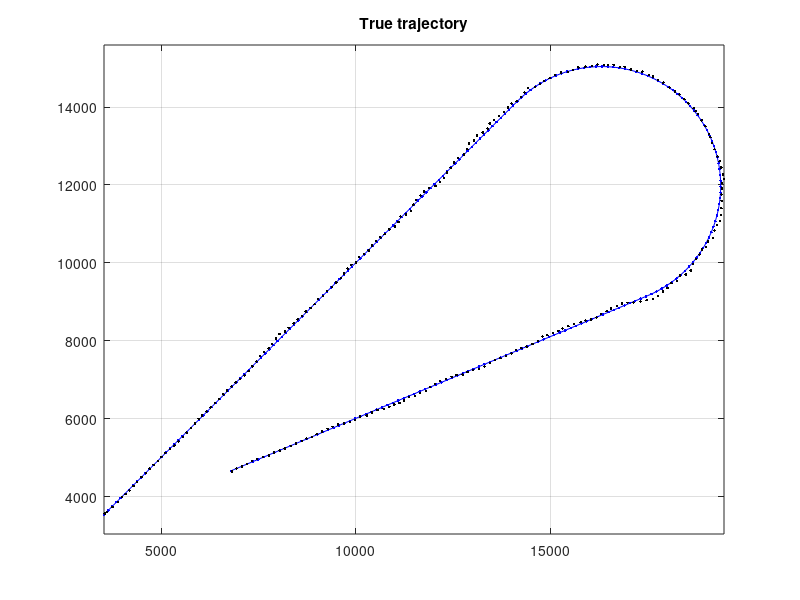
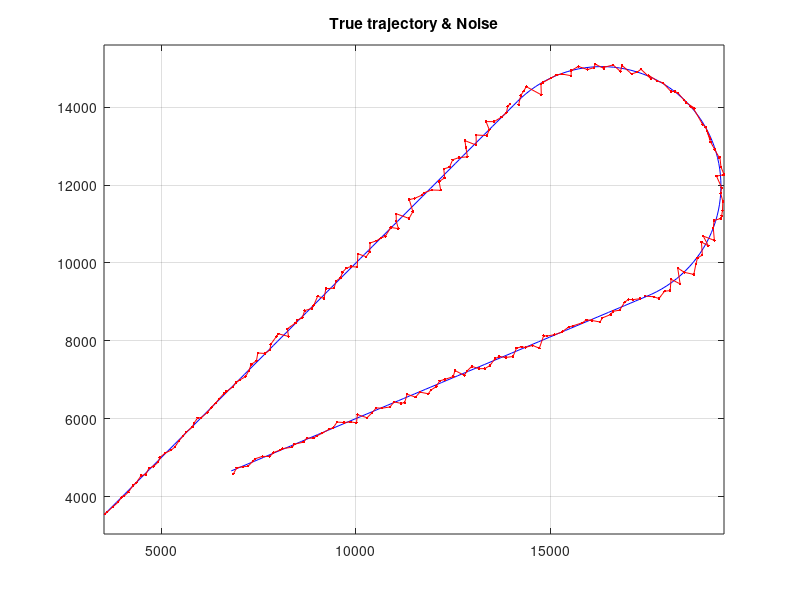
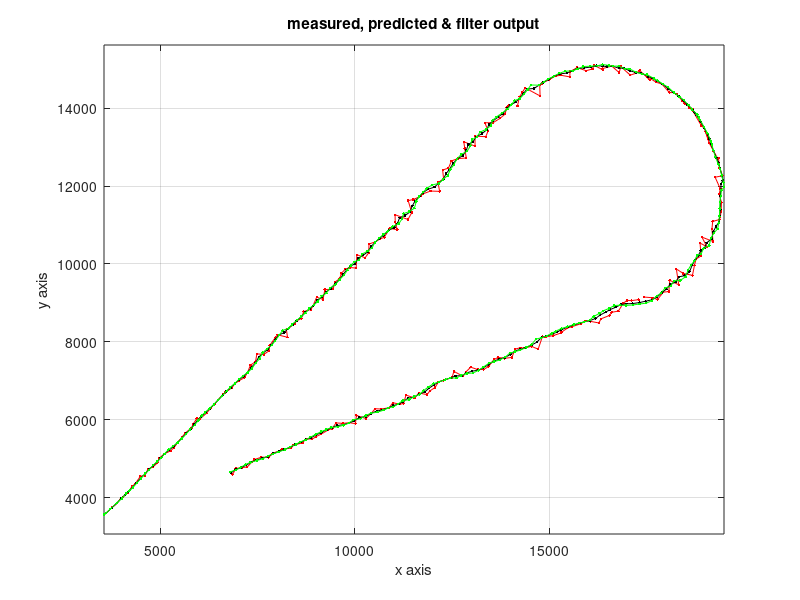
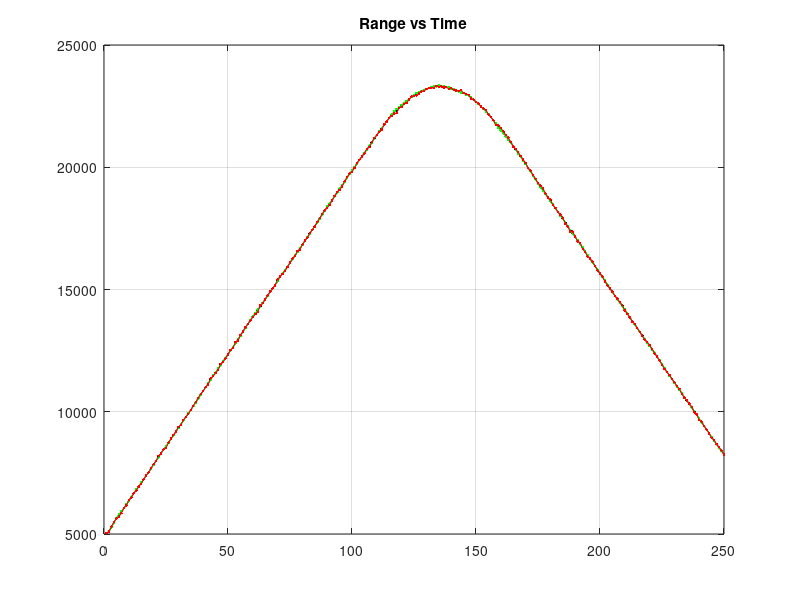

Write the MATLAB code that produced these figures, in order.
% Program with state vector containing acceleration term			
clc;
clear all;
close all;
int_dis=5000;
v=300;
theta1= pi/4;
g=9.8;
f=3;      % acceleration factor
ann=0.005; % noise angle normalization 
rnn=30;   % noise range normalization
 
% 1st trajectory
t= [0:0.5:50];
r1= (int_dis +v*t);
x1= r1.* cos(theta1);
y1= r1.* sin(theta1);
figure(1);
plot(x1,y1, '.-b');
hold on;
figure(2);
plot(x1,y1, 'b');
rmax=(int_dis+v*50);
xmax=rmax*cos(theta1);
ymax=rmax*sin(theta1);
hold on;
grid on;
 
% Adding noise to first trajectory
t= [0:0.5:49.5];
r1= (int_dis+v.*t);
nr1=rnn*randn(size(t));
rn1=r1+nr1;
nt1=ann*randn(size(t));
thetan1=theta1+nt1;
xn1= rn1.* cos(thetan1);
yn1= rn1.* sin(thetan1);
figure(2);
plot(xn1,yn1, '.-r');
figure(3);
plot(xn1,yn1, '.-r');
hold on;
 
 %2nd trajectory
rr2=(v^2/(f*g));
phi1= atan(rr2/(rmax-int_dis));
phi2=atan(rr2/(rmax-int_dis));
phi=(phi1+phi2);
t2= (pi+phi)*rr2./(300);
t=[50:0.5:50+t2];
thetar2= linspace(3*pi/4,-theta1-phi,2*t2+1);
xc= xmax+rr2*cos(theta1);
yc= ymax-rr2*sin(theta1);
x2=rr2.*cos(thetar2)+xc;
y2=rr2.*sin(thetar2)+yc;
figure(1);
plot(x2,y2,'.-b');
grid on;
title('True trajectory');
figure(2);
plot(x2,y2,'b');
title('True trajectory & Noise');
axis equal;
r2=sqrt(x2.^2+y2.^2);
theta2= atan(y2./x2);
 
% Adding noise to second trajectory
nr2=rnn*randn(size(t));
rn2= r2+nr2;
nt2=ann*randn(size(t));
thetan2=theta2+nt2;
xn2= rn2.* cos(thetan2);
yn2= rn2.* sin(thetan2);
figure(2);
plot(xn2,yn2, '.-r');
figure(3);
plot(xn2,yn2, '.-r');
hold on;
 
%3rd trajectory
t= [50+t2:0.5:125];
a=(rmax-int_dis)*cos(pi/4-phi)+int_dis/sqrt(2);
b=(rmax-int_dis)*sin(pi/4-phi)+int_dis/sqrt(2);
thetar3= pi+pi/4-atan(2*rr2/(rmax-int_dis));
rr3= (v.*(t-(50+t2)));
x3=rr3.*cos(thetar3)+a;
y3=rr3.*sin(thetar3)+b;
figure(1);
plot(x3,y3, '.-b');
figure(2);
plot(x3,y3, 'b');
axis equal;
hold on;
r3= sqrt(x3.^2+y3.^2);
theta3= atan(y3./x3);
 
% Adding noise to third trajectory
t=[50+t2+0.5:0.5:125];
rr3= (v.*(t-(50+t2)));
x3=rr3.*cos(thetar3)+a;
y3=rr3.*sin(thetar3)+b;
nr3=rnn*randn(size(t));
r3= sqrt(x3.^2+y3.^2);
theta3= atan(y3./x3);
rn3=r3+nr3;
nt3=ann*randn(size(t));
thetan3=theta3+nt3;
xn3= rn3.* cos(thetan3);
yn3= rn3.* sin(thetan3);
figure(2);
plot(xn3,yn3, '.-r');
figure(3);
plot(xn3,yn3, '.-r');
xlabel('x axis');
ylabel('y axis');
hold on;
 
% Initialization of matrices
T=0.5;
xn= [xn1,xn2,xn3];
yn= [yn1,yn2,yn3];
rn= sqrt(xn.^2+yn.^2);
thetanx= atan(yn./xn);
xyn=[xn1,xn2,xn3;yn1,yn2,yn3];
thetan= [thetan1 thetan2 thetan3];
x=[x1 x2 x3];
y=[y1 y2 y3];
A=[1 0 T 0 T^2/2 0;  0 1 0 T 0 T^2/2; 0 0 1 0 T 0; 
    0 0 0 1 0 T;0 0 0 0 1 0;  0 0 0 0 0 1];
Q=8*[T^5/20 0 T^4/8 0 T^3/6 0; 0 T^5/20 0 T^4/8 0 T^3/6; T^4/8 0 T^3/3 0 T^2/2 0;
    0 T^4/8 0 T^3/3 0 T^2/2; T^3/6 0 T^2/2 0 T 0;  0 T^3/6 0 T^2/2 0 T ];
 H=[1 0 0 0 0 0;0 1 0 0 0 0];
I= eye(6);
k=3;
X1=zeros(6,250);
X2=zeros(6,250);
X1(1,1)=xn(1,1);
X1(1,2)=xn(1,2);
X1(2,1)=yn(1,1);
X1(2,2)=yn(1,2);
X1(3,1)=0;
X1(4,1)=0;
X1(3,2)=(x(1,2)-x(1,1))/T;
X1(4,2)=(y(1,2)-y(1,1))/T;
Rangef(1,1)= sqrt(X1(1,1)^2 + X1(2,1)^2 ); 
Azimuthf(1,1)= atan(X1(2,1)/X1(1,1));
Rangef(1,2)= sqrt(X1(1,2)^2 + X1(2,2)^2 );
Azimuthf(1,2)= atan(X1(2,2)/X1(1,2));
x=[x1 x2(1,2:2*t2+1) x3];
y=[y1 y2(1,2:2*t2+1) y3];
R= [(std(xn-x)).^2 0; 0 (std(yn-y)).^2];
P1(1:6,7:12)=[R(1,1) 0 R(1,1)/T 0 0 0;0 R(2,2) 0 R(2,2)/T 0 0; R(1,1)/T 0 2*R(1,1)/T 0 0 0;
               0 R(2,2)/T 0 2*R(2,2)/T 0 0;0 0 0 0 0 0;0 0 0 0 0 0];
X2(1,1)=xn(1,1);
X2(1,2)=xn(1,2);
X2(2,1)=yn(1,1);
X2(2,2)=yn(1,2);
X2(3,1)=0;
X2(4,1)=0;
X2(3,2)=(x(1,2)-x(1,1))/T;
X2(4,2)=(y(1,2)-y(1,1))/T;
Rangep(1,1)= sqrt(X2(1,1)^2 + X2(2,1)^2 );
Azimuthp(1,1)= atan(X2(2,1)/X2(1,1));
Rangep(1,2)= sqrt(X2(1,2)^2 + X2(2,2)^2 );
Azimuthp(1,2)= atan(X2(2,2)/X2(1,2));
 
%Looping
while k<251
    X2(:,k)=A*X1(:,k-1);
    P2(1:6,6*(k-1)+1:6*k)=A*P1(1:6,6*(k-2)+1:6*(k-1))*A'+Q;
    K=((P2(1:6,(6*(k-1)+1):(6*k))*H'))/(H*P2(1:6,6*(k-1)+1:6*k)*H'+ R);
    X1(:,k)= X2(:,k)+ K*(xyn(:,k)-H*X2(:,k));
    P1(1:6,6*(k-1)+1:6*k)=(I-K*H)* P2(1:6,6*(k-1)+1:6*k);    
    Rangef(1,k)= sqrt(X1(1,k)^2 + X1(2,k)^2 );
    Azimuthf(1,k)= atan(X1(2,k)/X1(1,k));
    Rangep(1,k)= sqrt(X2(1,k)^2 + X2(2,k)^2 );
    Azimuthp(1,k)= atan(X2(2,k)/X2(1,k));
    k=k+1; 
end

figure(3); 
plot(X1(1,:), X1(2,:), '.-k');
title('measured, predicted & filter output');
axis equal;
hold on;
figure(3);
plot(X2(1,:), X2(2,:), '.-g');
axis equal;
grid on;
hold on;
figure(4);
plot(Rangef(1,:), '.-k');
hold on;
figure(4);
plot(Rangep(1,:), '.-g');
title('Range vs Time');
grid on;
hold on;
figure(5);
plot(Azimuthf(1,:), '.-k');
hold on;
figure(5);
plot(Azimuthp(1,:), '.-g');
grid on;
title('Azimuth vs Time');
hold on;
figure(4);
plot(rn,'.-r');
figure(5);
plot(thetanx,'.-r');
figure(1);
plot(X1(1,:), X1(2,:), '.k');
axis equal;
 vf=sqrt(X1(3,:).^2+X1(4,:).^2);
figure(6);
plot(vf(1,3:250), 'k');
grid on;
af=sqrt(X1(5,:).^2+X1(6,:).^2);
figure(7);
plot(af, 'k');
grid on;
rn=[rn1 rn2 rn3];
r=[r1 r2 r3];
rangestd=std(Rangef-r)
theta1= pi/4* ones(1,100);
theta=[theta1 theta2 theta3];
azimuthstd=std(Azimuthf-theta)
rangestd1=std(Rangef(1:100)-r1)
azimuthstd1=std(Azimuthf(1:100)-theta1)
rangestd2=std((Rangef(101:100+t2*2))-r2(1,1:2*t2))
azimuthstd2=std(Azimuthf(101:100+t2*2)-theta2(1,1:2*t2))
rangestd3=std(Rangef(100+2*t2+1:250)-r3)
azimuthstd3=std(Azimuthf(100+2*t2+1:250)-theta3)
 velocitystd=std(vf(3:250)-300)
velocitystd1=std(vf(3:100)-300)
velocitystd2=std(vf(101:101+2*t2)-300)
velocitystd3=std(vf(101+2*t2:250)-300)
